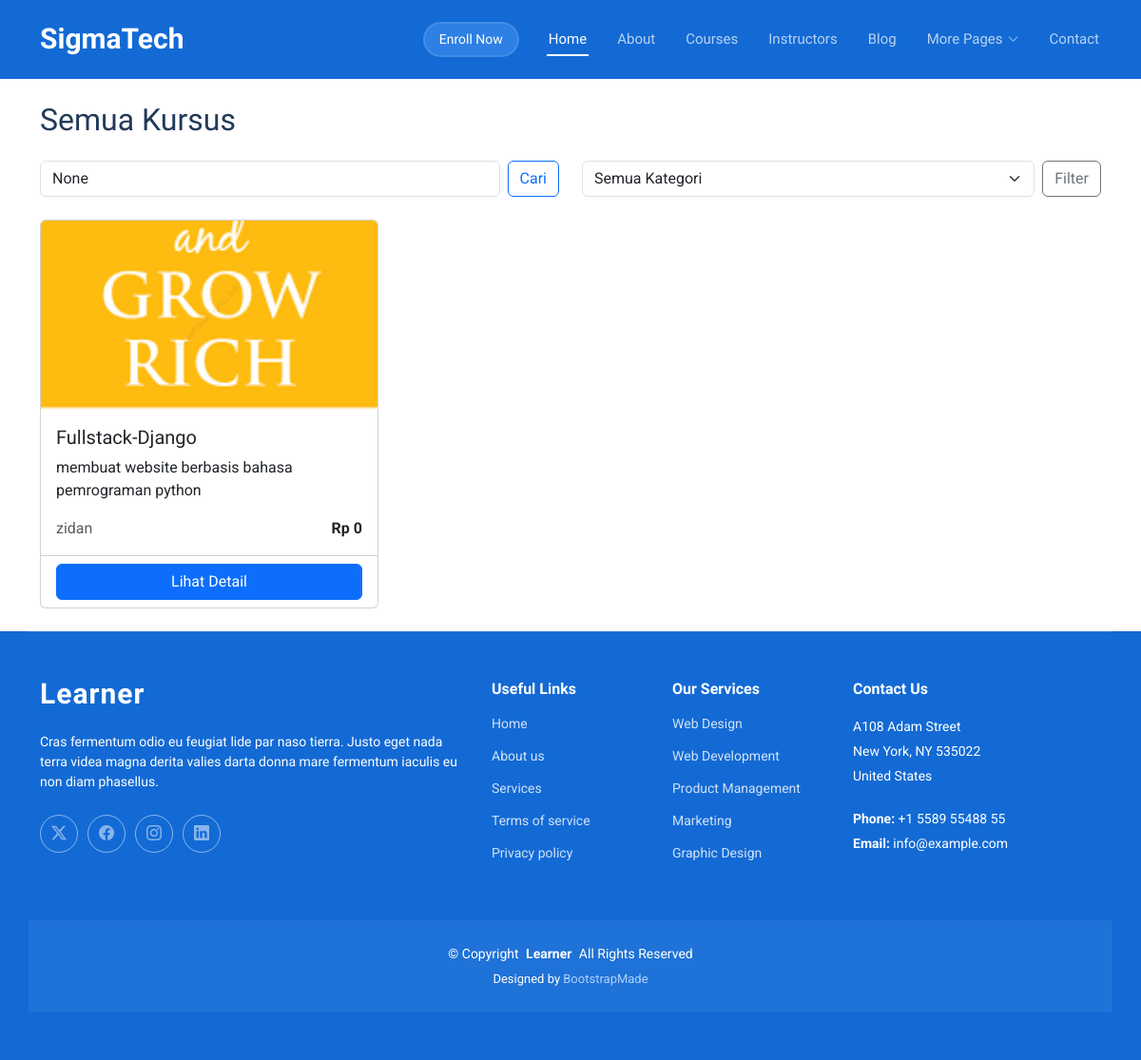
Page /courses/ on the committed database.
### courses/models.py (models this page shows, shortened)
class Course(models.Model):
    DIFFICULTY_CHOICES = (
        ('beginner', 'Pemula'),
        ('intermediate', 'Menengah'),
        ('advanced', 'Lanjutan'),
    )
    title = models.CharField(max_length=200)
    slug = models.SlugField(max_length=250, unique=True, blank=True)
    description = models.TextField()
    instructor = models.ForeignKey(User, on_delete=models.CASCADE, related_name='courses_taught')
    category = models.ForeignKey(Category, on_delete=models.SET_NULL, null=True, blank=True)
    thumbnail = models.ImageField(upload_to='course_thumbnails/', blank=True, null=True)
    difficulty = models.CharField(max_length=20, choices=DIFFICULTY_CHOICES, default='beginner')
    price = models.DecimalField(max_digits=10, decimal_places=2, default=0.00)
    duration = models.IntegerField(help_text="Durasi kursus dalam jam")
    is_published = models.BooleanField(default=False)
    created_at = models.DateTimeField(auto_now_add=True)
    updated_at = models.DateTimeField(auto_now=True)
    class Meta:
        ordering = ['-created_at']

### users/models.py (models this page shows, shortened)
class User(AbstractUser):
    ROLE_CHOICES = (
        ('student', 'Siswa'),
        ('instructor', 'Instruktur'),
    )
    role = models.CharField(max_length=20, choices=ROLE_CHOICES, default='student')
    bio = models.TextField(max_length=500, blank=True)
    profile_picture = models.ImageField(upload_to='profile_pics/', blank=True, null=True)
    phone_number = models.CharField(max_length=15, blank=True)

### courses/views.py (the view)
# urls.py: path('courses/', views.course_list, name='course_list'),
def course_list(request):
    courses = Course.objects.filter(is_published=True)
    categories = Category.objects.all()
    category_filter = request.GET.get('category')
    if category_filter:
        courses = courses.filter(category__id=category_filter)
    search_query = request.GET.get('search')
    if search_query:
        courses = courses.filter(title__icontains=search_query)
    context = {
        'courses': courses,
        'categories': categories,
        'selected_category': category_filter,
        'search_query': search_query,
    }
    return render(request, 'courses/course_list.html', context)

### templates/courses/course_list.html (shortened to what this page needs)
{% extends 'base.html' %}
{% load static %}
{% block content %}
<div class="container mt-4">
    <div class="row">
        <div class="col-md-12">
            <h2 class="mb-4">Semua Kursus</h2>
            <div class="row mb-4">
                <div class="col-md-6">
                    <form method="get" class="d-flex">
                        <input type="text" name="search" class="form-control me-2" placeholder="Cari kursus..." value="{{ search_query }}">
                        <button type="submit" class="btn btn-outline-primary">Cari</button>
                    </form>
                </div>
                <div class="col-md-6">
                    <form method="get" class="d-flex">
                        <select name="category" class="form-select me-2" onchange="this.form.submit()">
                            <option value="">Semua Kategori</option>
                        </select>
                        <button type="submit" class="btn btn-outline-secondary">Filter</button>
                    </form>
                </div>
            </div>
            <div class="row">
                {% for course in courses %}
                <div class="col-md-4 mb-4">
                    <div class="card h-100">
                        {% if course.thumbnail %}
                            <img src="{{ course.thumbnail.url }}" class="card-img-top" alt="{{ course.title }}" style="height: 200px; object-fit: cover;">
                        {% else %}
                            <img src="{% static 'images/default-course.jpg' %}" class="card-img-top" alt="{{ course.title }}" style="height: 200px; object-fit: cover;">
                        {% endif %}
                        <div class="card-body">
                            <h5 class="card-title">{{ course.title }}</h5>
                            <p class="card-text">{{ course.description|truncatewords:20 }}</p>
                            <div class="d-flex justify-content-between align-items-center">
                                <span class="text-muted">{{ course.instructor.get_full_name|default:course.instructor.username }}</span>
                                <span class="fw-bold">Rp {{ course.price|floatformat:0 }}</span>
                            </div>
                        </div>
                        <div class="card-footer bg-transparent">
                            <a href="{% url 'courses:course_detail' course.slug %}" class="btn btn-primary w-100">Lihat Detail</a>
                        </div>
                    </div>
                </div>
                {% empty %}
                <div class="col-12">
                    <p class="text-center">Tidak ada kursus yang ditemukan.</p>
                </div>
                {% endfor %}
            </div>
        </div>
    </div>
</div>
{% endblock %}

### rows in the picture
Course: thumbnail (picture), title "Fullstack-Django", description "membuat website berbasis bahasa pemrograman python", instructor.get_full_name "zidan", price "0"
